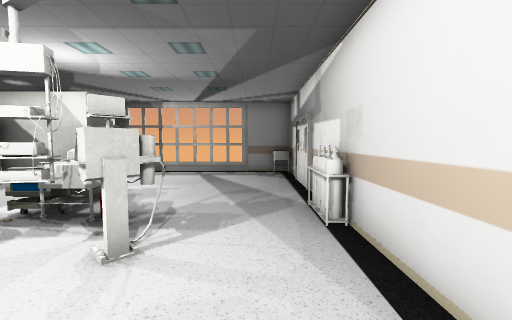
[1] (above)

12 first-person views from a walk through a scene from a Unity 3-D project. The camera is 1.4 m above the floor, tilts 4° down and sees 90° across. The floor is counted in squares, 1 m on a side. Each view is taken from the middle of a square. On the plan, view 1 faces up. The plan holds only what a view shows up to about 13 squares ahead; the rest is blank. The place goes on beyond the plan. The player character is not drawn. Some animated figures are not drawn. Some surface patterns are stand-ins.

[2]
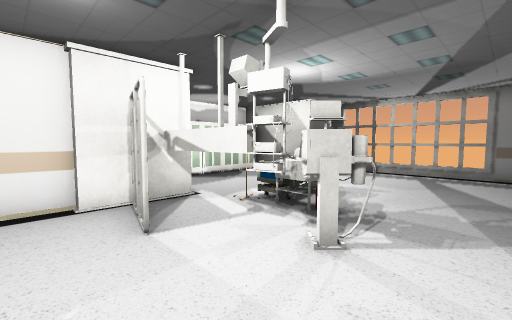

[3]
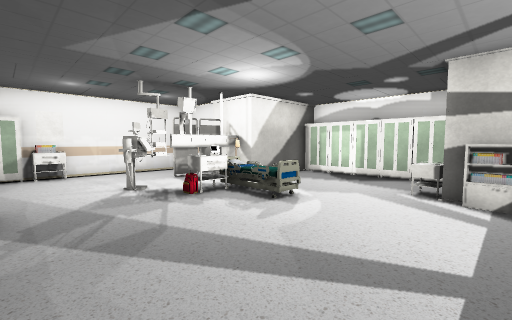

[4]
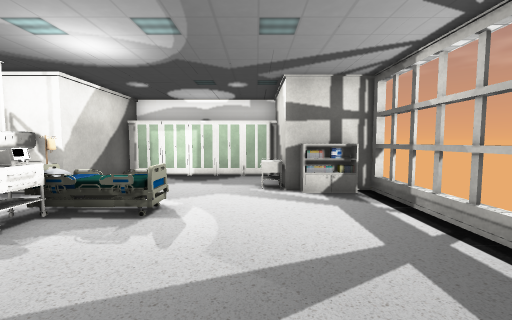

[5]
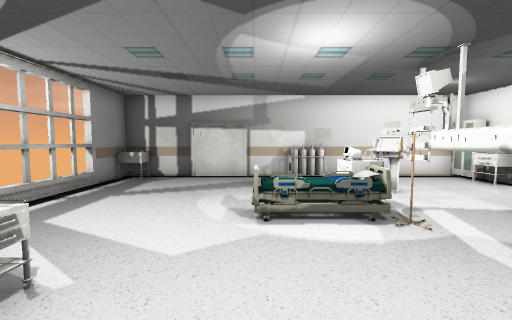

[6]
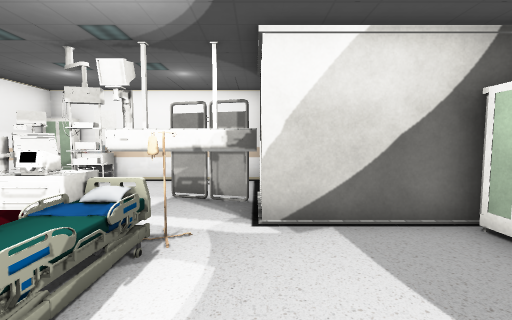

[7]
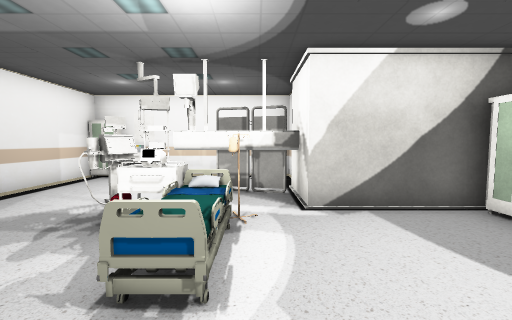

[8]
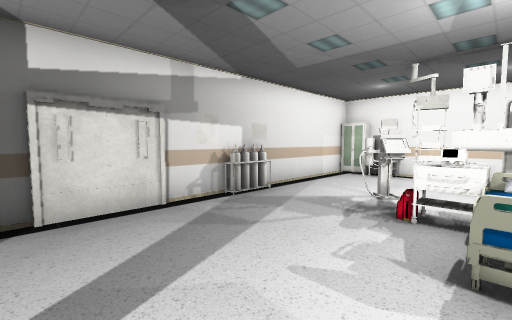

[9]
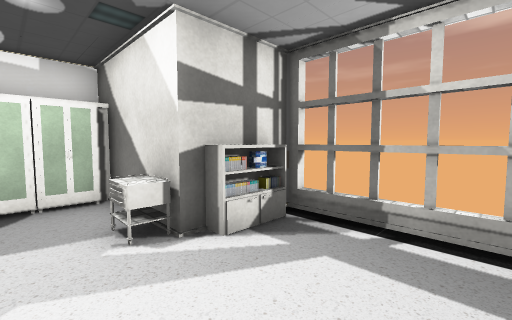

[10]
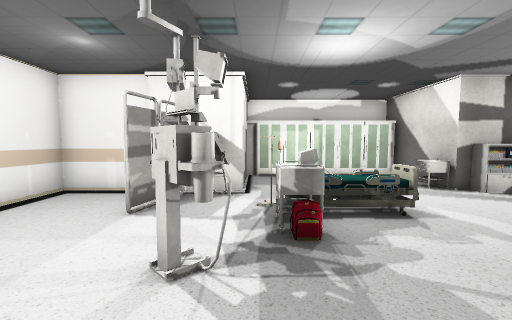

[11]
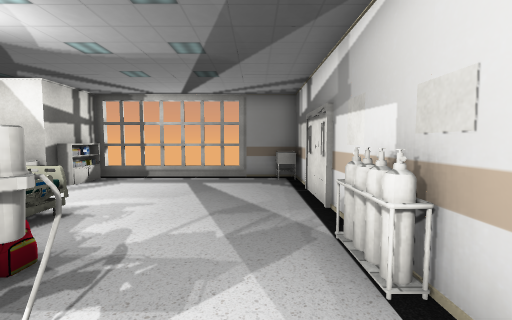

[12]
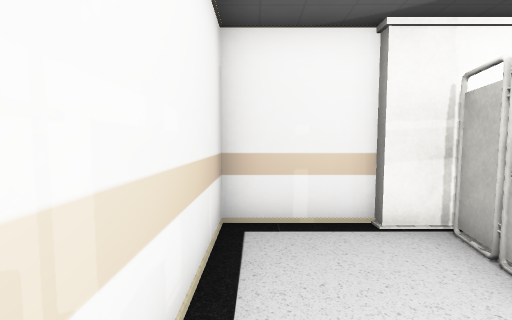

### Floor plan
Key: @ floor where view 1 was taken; # wall or solid block; . floor; B bed; M monitor; A machine; O other object.
Columns run from 10 left of view 1 to 2 right of it. Each row starts with its distance up from view 1.
 13     ### #####
 12    OO#####.O#
 11    OO.......#
 10 OOOOO.......#
  9 O..O........#
  8 O...........#
  7 O.....B.....#
  6 #.....B.....#
  5 O.....BM...OO
  4 O...OOOOAA..#
  3  OOOOOOMA...#
  2     O##.....#
  1     O.......#
  0    #......@.#
 -1    #.....OO##
 -2    #########

Where each view was taken, in squares from view 1:
view 1: 0 up, 0 right, facing up
view 2: 0 up, 0 right, facing up-left
view 3: 11 up, 1 right, facing down-left
view 4: 9 up, 1 right, facing left
view 5: 7 up, 9 left, facing right
view 6: 8 up, 6 left, facing down
view 7: 9 up, 5 left, facing down
view 8: 10 up, 4 left, facing down-right
view 9: 8 up, 3 left, facing up-left
view 10: 4 up, 1 right, facing left
view 11: 2 up, 0 right, facing up
view 12: 1 down, 2 left, facing left
